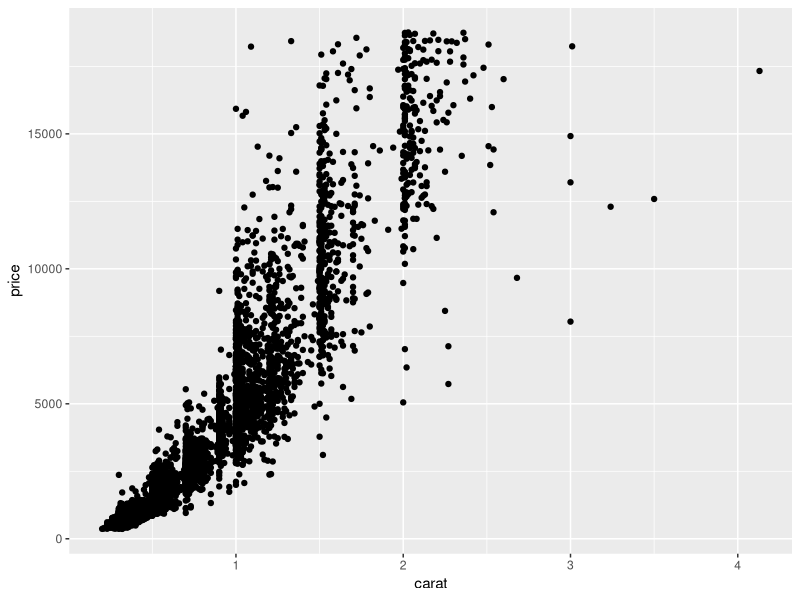
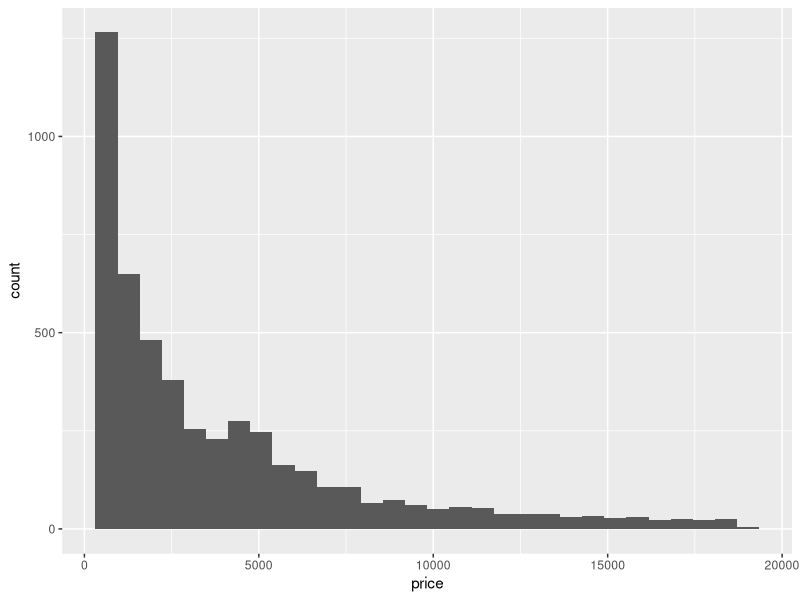
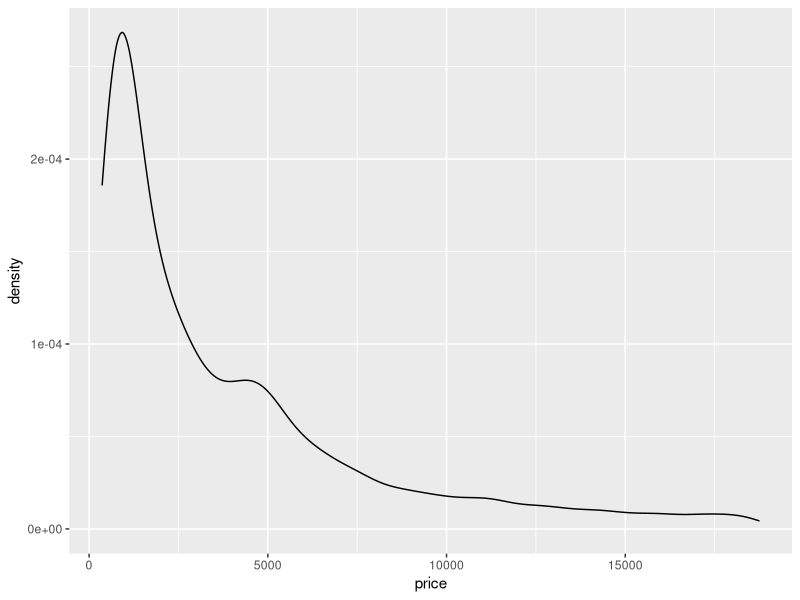
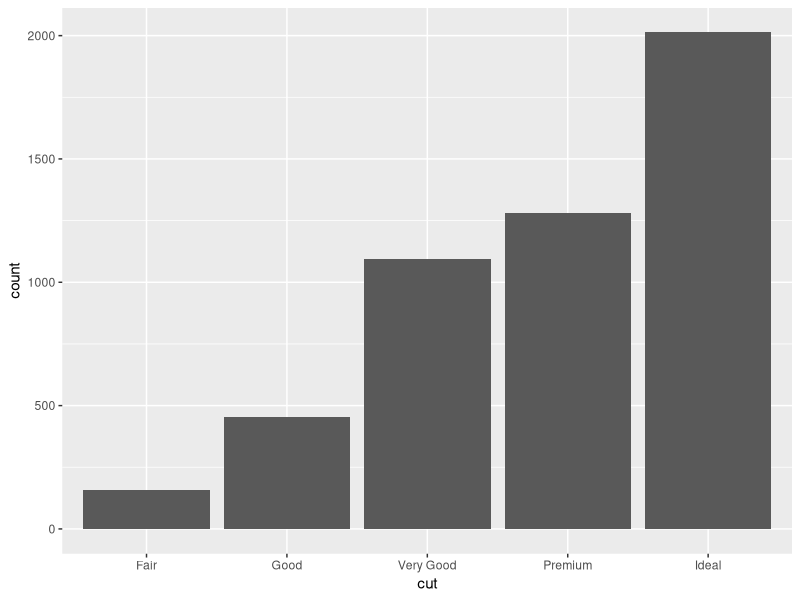
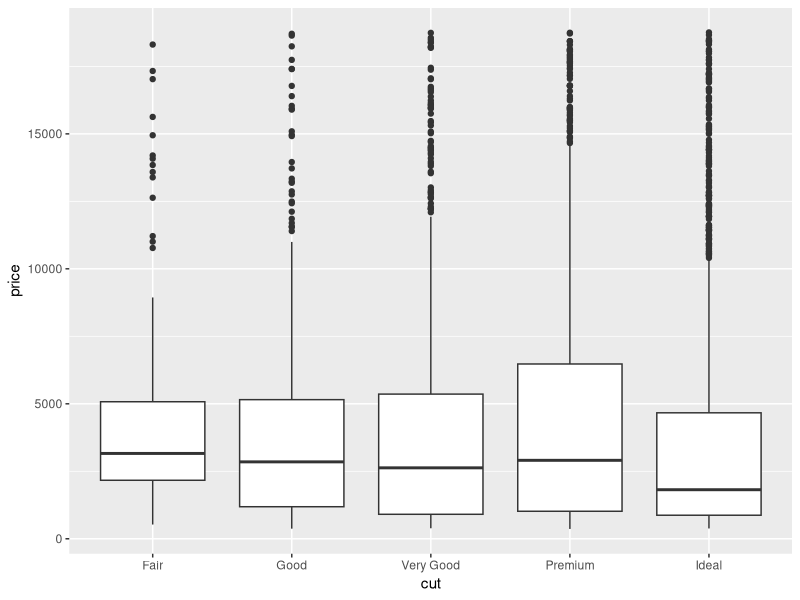

These figures' R source, in order:
## ---- chunk 1
library(tidyverse)

data("diamonds")
set.seed(1234)
diamonds <- diamonds %>%
  sample_n(size = 5000, replace = F)
## ---- chunk 2
ggplot(data = diamonds, aes(x = carat, y = price)) +
  geom_point()
## ---- chunk 3
ggplot(data = diamonds, aes(x = price)) +
  geom_histogram()
## ---- chunk 4
ggplot(data = diamonds, aes(x = price)) +
  geom_density()
## ---- chunk 5
ggplot(data = diamonds, aes(x = cut)) +
  geom_bar()
## ---- chunk 6
ggplot(data = diamonds, aes(x = cut, y = price)) +
  geom_boxplot()
